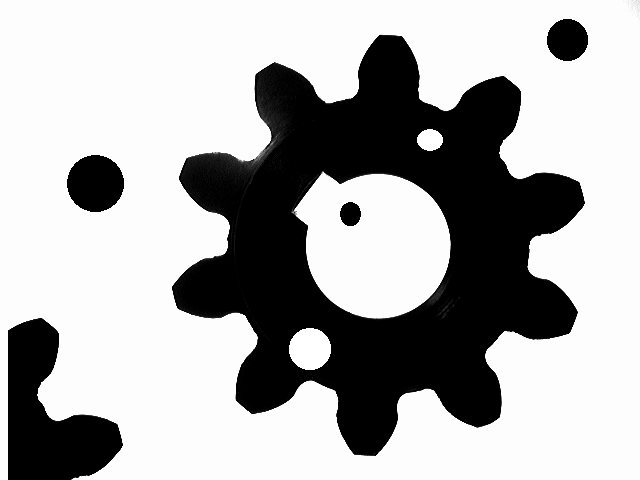
#> input picture gear6.png, 640 x 480 px
$ python main.py
#> lines starting #> are read from the running program, lines starting #| are printed output that depends on the picture; after the words box and inside, x2 and y2 are one past the last pixel; in counts of white or black regions, pixels touching at a corner belong together
### points.py
# -*- coding: utf-8 -*-
"""
Created on Sat Apr 10 21:03:47 2021
Funciones para trabajar con conjuntos de puntos en RANSAC
@author: eusebio
"""

import random
import numpy as np
import cv2

def get_random_points(puntos,N):
    '''Elige N puntos aleatoriamente del conjunto (xPixelsCont,yPixelsCont)
    Devuelve dos vectores: xSample con las coord x y Sample con las coord y'''
    samples=[]

    numPixelsCont=len(puntos)
    #N numero de puntos aleatorios
    for k in range(N):
        indexRand=random.randrange(0,numPixelsCont)
        samples.append( puntos[indexRand] )
    return np.array(samples)

def get_contour_points(img):
    '''img es una imagen binaria solo con los puntos de contorno'''
    y,x = np.where(img>0)
    cnt = []
    for i in range(len(x)):
        cnt.append([[x[i], y[i]]])
    array_ptos_cnt = np.array(cnt)
    return array_ptos_cnt

### lms.py
# -*- coding: utf-8 -*-
"""
Created on Sat Apr 10 19:59:36 2021
Funciones para calcular recta y circunferencia por minimos cuadrados LMS
@author: eusebio
"""

import cv2
import numpy as np


def recta( puntos ):
    '''Ajusta por minimos cuadrados a recta Ax + By + C = 0 calcula eje inercia
    Devuelve [A,B,C]. n(A,B) unitario. Viene bien para calculo dist(P,r)
    x,y contiene las x (columnas)y las y (filas) de los pix de cont'''

    #(vx, vy, x0, y0), where (vx, vy) is a normalized vector collinear to
    #the line and (x0, y0) is a point on the line.
    [vx, vy, x, y] = cv2.fitLine(puntos, cv2.DIST_L2, param=0, reps=0.01, aeps=0.01)

    m= vy[0]/vx[0]
    b=y[0]-m*x[0];
    #mx-y+b=0.
    A=m; B=-1; C=b;

    #Normalizo n(A,B)=1
    n=[A,B];
    normAB=np.linalg.norm(n);
    A = A/normAB;
    B = B/normAB;
    C = C/normAB;

    return [A,B,C]

def circunf(puntos):
    '''minimos cuadrados circunferencia calculando la pseudoinversa
    Devuelve los parametros A,B,C de la circunferencia x2+y2+Ax+By+C=0
    que ajusta los puntos'''

    n = len(puntos)
    A = np.ones((n, 3), np.float32)

    for i in range(n):
        A[i][0] = puntos[i][0][0]
        A[i][1] = puntos[i][0][1]

    b = np.ones((n, 1), np.float32)
    for i in range(n):
        b[i][0] = - puntos[i][0][0]**2 - puntos[i][0][1]**2


    # The pseudo-inverse of a matrix A, denoted A^+, is defined as:
    # the matrix that ‘solves’ [the least-squares problem] Ax = b,
    # i.e., if \bar{x} is said solution, then A^+ is that matrix such that x = A^+ b.

    pseudo_inv_A = np.linalg.pinv(A)
    [A,B,C] = pseudo_inv_A@b
    return [A,B,C]

### ransac.py
# -*- coding: utf-8 -*-
"""
Created on Sat Apr 10 20:06:31 2021
RANSAC FOR RECTS AND CIRCUMFERENCES
Random sample consensus is an iterative method to estimate parameters
of a mathematical model from a set of observed data that contains outliers
@author: eusebio
"""

import numpy as np
import lms
import points as pts

# [39 lines left out: function inliers_recta, not called in this run]

def inliers_circunf( ptos_cnt,A,B,C,tolerancia):
    '''
    Return the inliers in ptos_cnt for the circumf x2+y2+ Ax+By+C=0 with
    tolerance tolerancia

Parameters
    ----------
    ptos_cnt : TYPE 3D array [x,y]
        DESCRIPTION. List with all contour points (x,y)
    A : TYPE float
        DESCRIPTION. value of A in x2+y2+Ax2+Bx+C=0
    B : TYPE float
        DESCRIPTION. value of B in x2+y2+Ax2+Bx+C=0
    C : TYPE float
        DESCRIPTION. value of C in x2+y2+Ax2+Bx+C=0
    tolerancia : TYPE int
        DESCRIPTION. acceptable distance in pixels to the circumf to be consider inlier

    Returns
    -------
    TYPE np.array with the coordinates of inliers
        DESCRIPTION.array wit the coordinates of inliers for the rect x2+y2+Ax2+Bx+C=0

    '''
    radio = np.sqrt(A**2+B**2-4*C)/2
    centro = ((-A/2), int(-B/2))
    #consensus interval (R1,R2)
    R1 = radio-tolerancia
    R2 = radio+tolerancia
    inliers = []
    num_ptos = len(ptos_cnt)
    for k in range(num_ptos):
        x = ptos_cnt[k][0][0]
        y = ptos_cnt[k][0][1]
        dist_centro = np.sqrt((x-centro[0])**2 + (y-centro[1])**2)
        if R1 < dist_centro < R2:
            inliers.append(ptos_cnt[k])
    return np.array(inliers)

# [33 lines left out: function ransac_recta, not called in this run]
def ransac_circunf(puntos, num_max_iter):
    '''

    Parameters
    ----------
    puntos : TYPE 3D array [x,y]
        DESCRIPTION. array with all contour points coordinates (x,y)
    num_max_iter : TYPE integer
        DESCRIPTION. Maximum number of iterations

    Returns
    -------
    best_inliers : TYPE array
        DESCRIPTION. The inliers for the best model found

    '''

    tolerancia = 1 #maximum distance to the rect
    num_inliers = 0
    mejor_num_inliers = 0 #maximum number of inliers found

    for i in range(num_max_iter):
        samples = pts.get_random_points(puntos, 3)#three point to define circumf
        #circumf. defined by these three points
        [A, B, C] = lms.circunf(samples)
        inliers = inliers_circunf(puntos, A,B,C, tolerancia)

        num_inliers = len(inliers)
        if num_inliers > mejor_num_inliers:
            mejor_num_inliers = num_inliers
            best_inliers = inliers
    return best_inliers

### main.py
import cv2
import matplotlib.pyplot as plt
import numpy as np
import lms
import points
import ransac
import math

def largest_object(img):
    """
        Find the largest connected component in a binary image.

        Parameters
        ----------
        img (numpy.ndarray):
            Input binary image.

        Returns
        ----------
        numpy.ndarray:
            Binary image containing only the largest connected component.
    """
    num_labels, img_labels, stats, _ = cv2.connectedComponentsWithStats(img)
    areas = stats[1:, 4]
    index = np.argmax(areas, axis=0)
    img_largest_object = (img_labels == index + 1)
    img_largest_object = np.uint8(255 * img_largest_object)
    return img_largest_object


def centroid(img_bin):
    """
        Calculate the centroid coordinates of white (non-zero) pixels in a binary image.

        Iterates over each pixel in the binary image. For each white pixel (pixel value not zero), it accumulates the indices of rows and columns.
        If no white pixels are found, the function returns a default value. Otherwise, the centroid is computed as the average position of these white pixels.

        Parameters
        ----------
        img_bin (numpy.ndarray): A binary image represented as a 2D numpy array where white pixels are
                                 non-zero and black pixels are zero.

        Parameters
        ----------
        tuple or None: A tuple representing the centroid coordinates,
                       calculated as the integer division of the sum of pixel indices by the total number of white pixels.
                       Returns None if no white pixels are found.
    """

    rows, columns = img_bin.shape
    area = 0
    sum_i = 0
    sum_j = 0
    for i in range(rows):
        for j in range(columns):
            if img_bin[i, j]:
                area += 1
                sum_i += i
                sum_j += j
    if area == 0:
        return None
    return (sum_i // area, sum_j // area)


def radius_large(cont):
    """
        Calculate the radius of a circle fitted to a large contour.

        Parameters
        ----------
        cont (array_like):
            Array of contour points (x, y), used to fit a circle.

        Returns
        ----------
        int :
            The radius of the fitted circle, computed using `lms.circunf(cont)` that returns coefficients (A, B, C) for the circle equation: x^2 + y^2 + Ax + By + C = 0.

        Raises
        ----------
        ValueError: If the computed discriminant is negative, indicating an error in fitting or invalid data.
    """
    a, b, c = lms.circunf(cont)
    discriminant = a ** 2 + b ** 2 - 4 * c
    if discriminant < 0:
        raise ValueError("The discriminant is negative, suggesting an invalid or impossible circle fitting.")
    radius = int(np.sqrt(np.squeeze(discriminant)) / 2)
    return radius


def radius_small(cont):
    """
        Calculate the radius of a circle fitted to inner contour.

        Parameters
        ----------
        cont (array_like):
            Array of contour points (x, y), used to fit a circle.

        Returns
        ----------
        int :
            The radius of the fitted circle, computed using `ransac method` that returns coefficients (A, B, C)
            for the circle equation: x^2 + y^2 + Ax + By + C = 0.

        Raises
        ----------
        ValueError: If the computed discriminant is negative, indicating an error in fitting or invalid data.
    """
    inliers = ransac.ransac_circunf(cont, 50)
    a, b, c = lms.circunf(inliers)
    discriminant = a ** 2 + b ** 2 - 4 * c
    if discriminant < 0:
        raise ValueError("The discriminant is negative, suggesting an invalid or impossible circle fitting.")
    radius = int(np.sqrt(np.squeeze(discriminant)) / 2)
    return radius


def calculate_deviation_angle(line_start, line_end):
    """
    Calculate the deviation angle of a line from a vertical reference, in degrees.

    This function computes the angle between a line (defined by start and end points) and a vertical line passing through a given x-coordinate.
    The deviation angle is positive if the line deviates to the right of the vertical line and negative if it deviates to the left.

    Parameters
    ----------
    line_start : tuple of (int, int)
        The starting point (x1, y1) of the line.
    line_end : tuple of (int, int)
        The ending point (x2, y2) of the line.
    vertical_x : int
        The x-coordinate of the vertical line used as the reference for deviation.

    Returns
    -------
    float
        The deviation angle in degrees from the vertical line. Positive values indicate a deviation
        to the right, while negative values indicate a deviation to the left.
    """
    x1, y1 = line_start
    x2, y2 = line_end
    vertical_x = x1
    slope = (y2 - y1) / (x2 - x1)
    deviation_angle = math.degrees(math.atan(slope))
    deviation = vertical_x - x2
    if deviation > 0:
        deviation_angle -= 90.0
    else:
        deviation_angle += 90.0
    angle_text = f"angle: {round(deviation_angle, 2)}"
    create_text(img, angle_text, 20, 63)


def number_of_teeth(teeth_contours):
    """
       Count the number of teeth contours in the provided image and display the count as text.

       Takes the contours of teeth as input and uses 'findContours' function to identify the external contours,
       which represent the teeth. It then counts the number of contours and displays this count as text on the image.

       Parameters
       ----------
       teeth_contours : numpy.ndarray
           A binary image containing the contours of teeth. Each contour represents an individual tooth.

       Returns
       -------
       None
           The function does not return any value. Instead, it displays the number of teeth on the provided image.

       Raises
       ------
       ValueError
           If the provided teeth contours are not in the expected format or if the findContours function fails to find contours.
    """
    number_of_teeth, hierarchy = cv2.findContours(teeth_contours, cv2.RETR_EXTERNAL, cv2.CHAIN_APPROX_SIMPLE)
    if number_of_teeth is None:
        raise ValueError("Error while finding the teeth.")
    teeth_text = f"number of teeth: {len(number_of_teeth)}"
    create_text(img, teeth_text, 370, 30)


def depth(a, b, c):
    """
        Calculate and display the perpendicular depth from a geometric line to a specified point.

        Parameters
        ----------
        a : float
            The coefficient A in the line equation Ax + By + C = 0.
        b : float
            The coefficient B in the line equation Ax + By + C = 0.
        c : float
            The constant term C in the line equation Ax + By + C = 0.
        center : tuple of (int, int)
            x and y coordinates (x1, y1) of the point from which the depth to the line is measured.
        img : numpy.ndarray
            The image on which the depth text will be displayed.

        Returns
        -------
        float
            The calculated depth from the point to the line. This value is also displayed on the image.
    """
    norm_ab = math.sqrt(a ** 2 + b ** 2)
    depth = abs(a * center[1] + b * center[0] + c) / norm_ab
    depth_text = f"depth: {depth:.2f}"
    create_text(img, depth_text, 20, 95)


def create_text(img, text, x, y):
    """
        Draw text on an image at a specified location.

        Parameters
        ----------
        img : numpy.ndarray
            The image on which the text is to be drawn.
        text : str
            The string of text to be drawn on the image.
        x : int
            The x-coordinate on the image where the text will start.
        y : int
            The y-coordinate on the image where the text will start.

        Returns
        -------
        None
            The function does not return any value. It modifies the input image in-place.
    """
    cv2.putText(img, text, (x, y), cv2.FONT_HERSHEY_SIMPLEX, 0.8, 0, 2)


# reading the image
img = cv2.imread("gear6.png", 0)
#> img is the input picture: shape (480, 640); min 0, max 255, mean 172.5
if img is not None:
    img_edges = cv2.Canny(img, 250, 500)
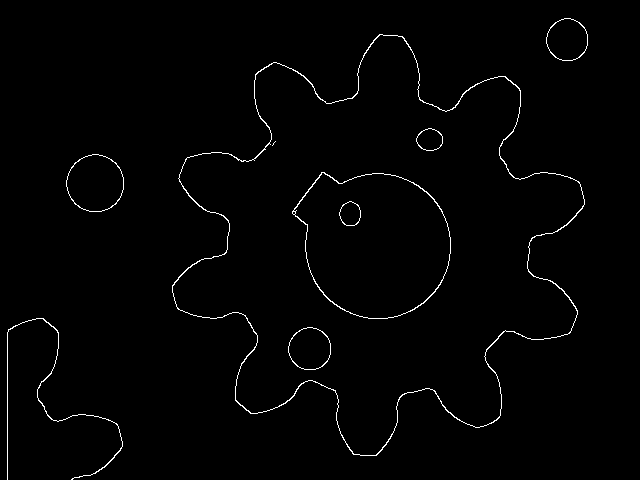
#> img_edges: shape (480, 640); 1.2% white in thin lines or dots, all inside (x1, y1, x2, y2) = (7, 18, 588, 480)
else:
    print("Error: Unable to load the image")

# largest contour
img_largest_object = largest_object(img_edges)
#> in largest_object, `num_labels, img_labels, stats, _ = cv2.connectedComponentsWithStats(img)`:
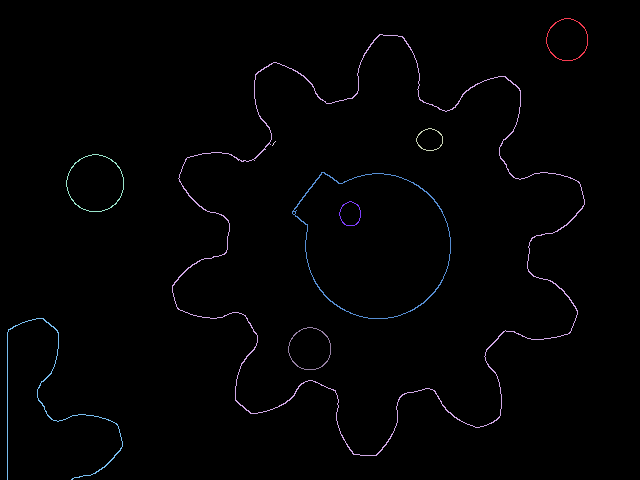
#> img_labels: shape (480, 640) int32; 10 distinct labels, from 0 to 9; one colour per label, 0 black
#> in largest_object, `num_labels, img_labels, stats, _ = cv2.connectedComponentsWithStats(img)`: num_labels = 10; stats = [[0, 0, 640, 480, 303387], [546, 18, 42, 43, 138], [172, 34, 413, 422, 2122], [416, 128, 27, 23, 78], [272, 141, 4, 5, 5], [66, 154, 58, 58, 184], [292, 172, 159, 147, 576], [339, 201, 22, 25, 72], [7, 318, 116, 162, 498], [288, 327, 43, 43, 140]]
#> in largest_object, `areas = stats[1:, 4]`: areas = [138, 2122, 78, 5, 184, 576, 72, 498, 140]
#> in largest_object, `index = np.argmax(areas, axis=0)`: index = 1
# inner contour
img_int_cont = img_edges - img_largest_object
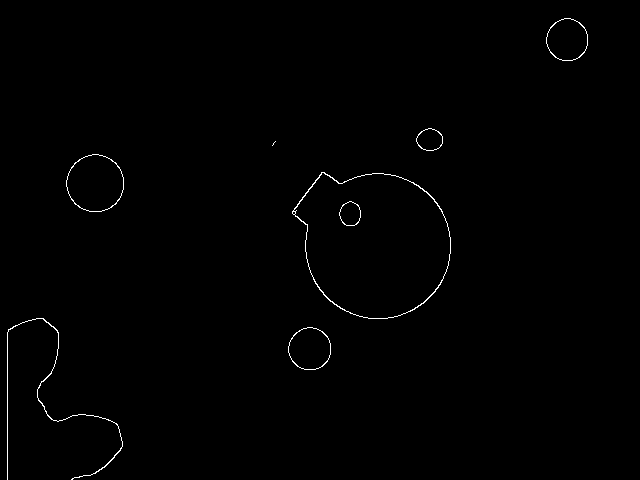
#> img_int_cont: shape (480, 640); 0.55% white in thin lines or dots, all inside (x1, y1, x2, y2) = (7, 18, 588, 480)

# computing centroid of the large contour
center = centroid(img_largest_object)
#> center = (243, 377)

# computing large radius
ext_cont = points.get_contour_points(img_largest_object)
#> in get_contour_points, `y,x = np.where(img>0)`: y = 2122 values from 34 to 455; x = 2122 values, max 584 at index 898, min 172 at index 1221, mean 377.4
#> after the loop in get_contour_points, `for i in range(len(x)):`: cnt = 2122 items
#> in get_contour_points, `array_ptos_cnt = np.array(cnt)`: array_ptos_cnt = 2122 rows, first 8: [379, 34], [380, 34], [381, 34], [382, 34], [378, 35], [379, 35], [383, 35], [384, 35]
#> ext_cont has the same summary as array_ptos_cnt in get_contour_points
radius_ext = radius_large(ext_cont)
#> in circunf, `n = len(puntos)`: n = 2122
#> after the loop in circunf, `for i in range(n):`: A = 2122 rows, first 8: [379, 34, 1], [380, 34, 1], [381, 34, 1], [382, 34, 1], [378, 35, 1], [379, 35, 1], [383, 35, 1], [384, 35, 1]
#> after the loop in circunf, `for i in range(n):`: b = 2122 values, max -59506 at index 710, min -435124 at index 1425, mean -234979.3
#> in circunf, `[A,B,C] = pseudo_inv_A@b`: A = [-755.8]; B = [-489.9]; C = [169715.2]
#> in radius_large, `a, b, c = lms.circunf(cont)`: a = [-755.8]; b = [-489.9]; c = [169715.2]
#> in radius_large, `discriminant = a ** 2 + b ** 2 - 4 * c`: discriminant = [132420.8]
#> in radius_large, `radius = int(np.sqrt(np.squeeze(discriminant)) / 2)`: radius = 181
#> radius_ext = 181

# computing number of teeth
teeth_contours = cv2.circle(img_largest_object, (center[1], center[0]), radius_ext + 10, 0, -1)
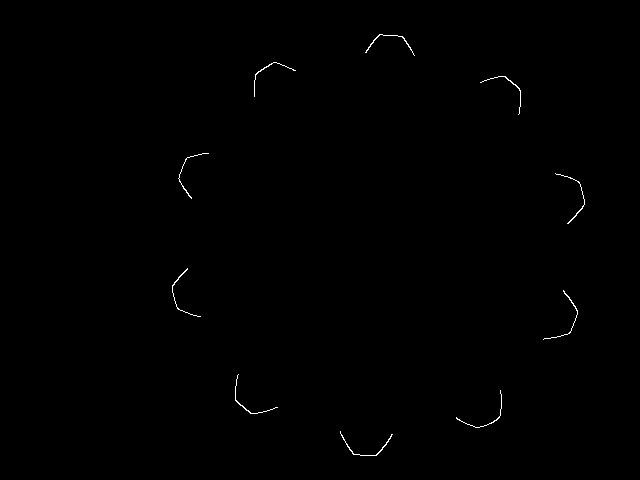
#> teeth_contours: shape (480, 640); 0.27% white in thin lines or dots, all inside (x1, y1, x2, y2) = (172, 34, 585, 456)
number_of_teeth(teeth_contours)
#> in number_of_teeth, `number_of_teeth, hierarchy = cv2.findContours(teeth_contours, cv2.RETR..`: number_of_teeth = 10 contours, 8 with area under 20; largest, box (x1, y1, x2, y2) and area: (340, 431, 393, 456) 26, (365, 34, 415, 56) 24
#> in number_of_teeth, `teeth_text = f"number of teeth: {len(number_of_teeth)}"`: teeth_text = 'number of teeth: 10'

# computing small radius
img_int_cont = largest_object(img_int_cont)
#> in largest_object (call 2), `num_labels, img_labels, stats, _ = cv2.connectedComponentsWithStats(img)`: num_labels = 9; stats = [[0, 0, 640, 480, 305509], [546, 18, 42, 43, 138], [416, 128, 27, 23, 78], [272, 141, 4, 5, 5], [66, 154, 58, 58, 184], [292, 172, 159, 147, 576], [339, 201, 22, 25, 72], [7, 318, 116, 162, 498], [288, 327, 43, 43, 140]]
#> in largest_object (call 2), `areas = stats[1:, 4]`: areas = [138, 78, 5, 184, 576, 72, 498, 140]
#> in largest_object (call 2), `index = np.argmax(areas, axis=0)`: index = 4
#> in largest_object (call 2), `img_largest_object = (img_labels == index + 1)`:
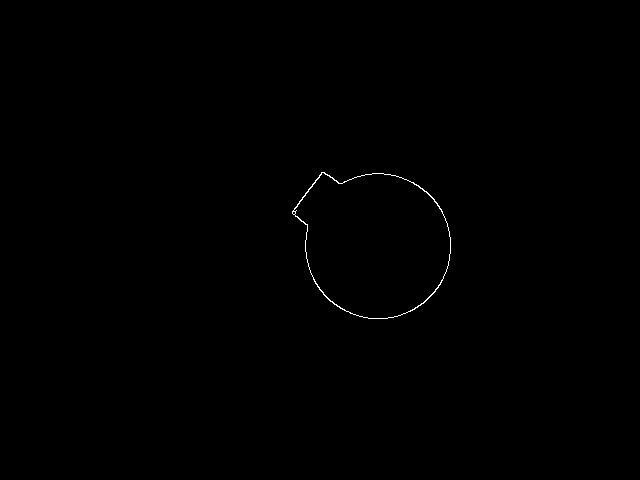
#> img_largest_object: shape (480, 640) bool; 0.19% white in thin lines or dots, all inside (x1, y1, x2, y2) = (292, 172, 451, 319)
int_cont = points.get_contour_points(img_int_cont)
#> in get_contour_points (call 2), `array_ptos_cnt = np.array(cnt)`: array_ptos_cnt = 576 rows, first 8: [321, 172], [322, 172], [323, 172], [324, 172], [321, 173], [324, 173], [325, 173], [372, 173]
#> int_cont has the same summary as array_ptos_cnt in get_contour_points
radius_int = radius_small(int_cont)
#> the loop in ransac_circunf, `for i in range(num_max_iter):` made 50 passes
#> (samples, A, B, C, radio in inliers_circunf, centro in inliers_circunf, R1 in inliers_circunf, R2 in inliers_circunf) on passes 1 to 3: ([[315, 283], [432, 293], [328, 175]], [-755.9], [-471.6], [192262.7], [78.69], ([378], 235), [77.69], [79.69]), ([[304, 222], [403, 313], [414, 308]], [-754.4], [-483.4], [194962.6], [75.83], ([377.2], 241), [74.83], [76.83]), ([[319, 289], [305, 243], [418, 306]], [-754.6], [-492.2], [197707], [72.39], ([377.3], 246), [71.39], [73.39])
radius_text = f"radius: {radius_int}"
create_text(img, radius_text, 20, 30)

# line of the inner contour
cv2.circle(img_int_cont, (center[1], center[0]), radius_int, 0, 10)
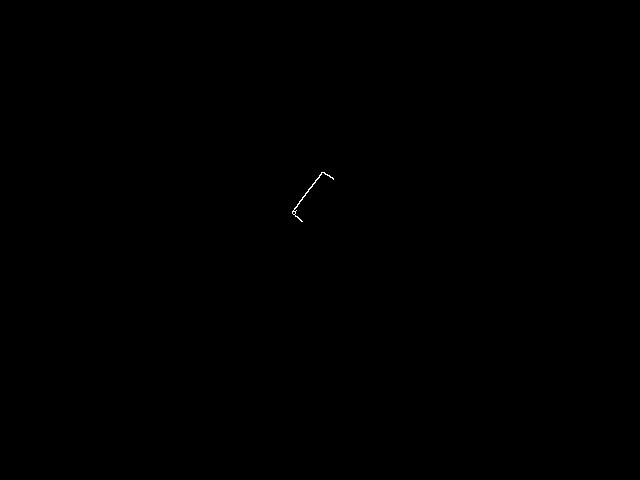
#> img_int_cont: shape (480, 640); 0.04% white in thin lines or dots, all inside (x1, y1, x2, y2) = (292, 172, 334, 222)

# width
line_points = points.get_contour_points(img_int_cont)
P1 = line_points[0][0]
P2 = line_points[len(line_points) - 1][0]
width = round((np.sqrt((P2[0] - P1[0])**2 + (P2[1] - P1[1])**2)), 2)
width_text = f"width: {width}"
create_text(img, width_text, 20, 125)

# depth
[A, B, C] = lms.recta(line_points)
depth(A, B, C)

#line
line_center = centroid(img_int_cont)
cv2.line(img, (center[1], center[0]), (line_center[1], line_center[0]), 0, 1)
#> img: shape (480, 640); min 0, max 255, mean 168.8

# angle
calculate_deviation_angle((center[1], center[0]), (line_center[1], line_center[0]))

# drawing external contour
cv2.circle(img, (center[1], center[0]), radius_ext, 0, 1)
# drawing internal contour
cv2.circle(img, (center[1], center[0]), radius_int, 0, 1)
# drawing vertical line from the center to the top
cv2.line(img, (center[1], center[0]), (center[1], 0), 0, 1)
#> img: shape (480, 640); min 0, max 255, mean 167.1

# displaying the image
plt.imshow(img, 'gray')
plt.scatter(center[1], center[0], s=10, c='red')
plt.axis('off')
plt.show()
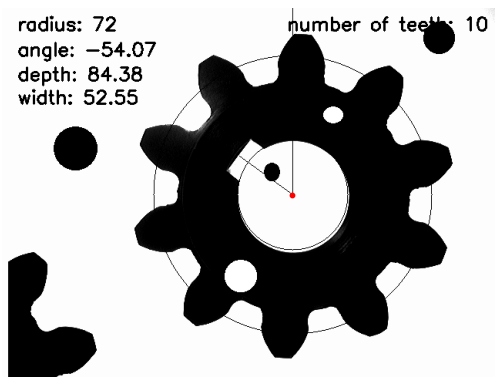
#> figure drawn by matplotlib, 1 panel
